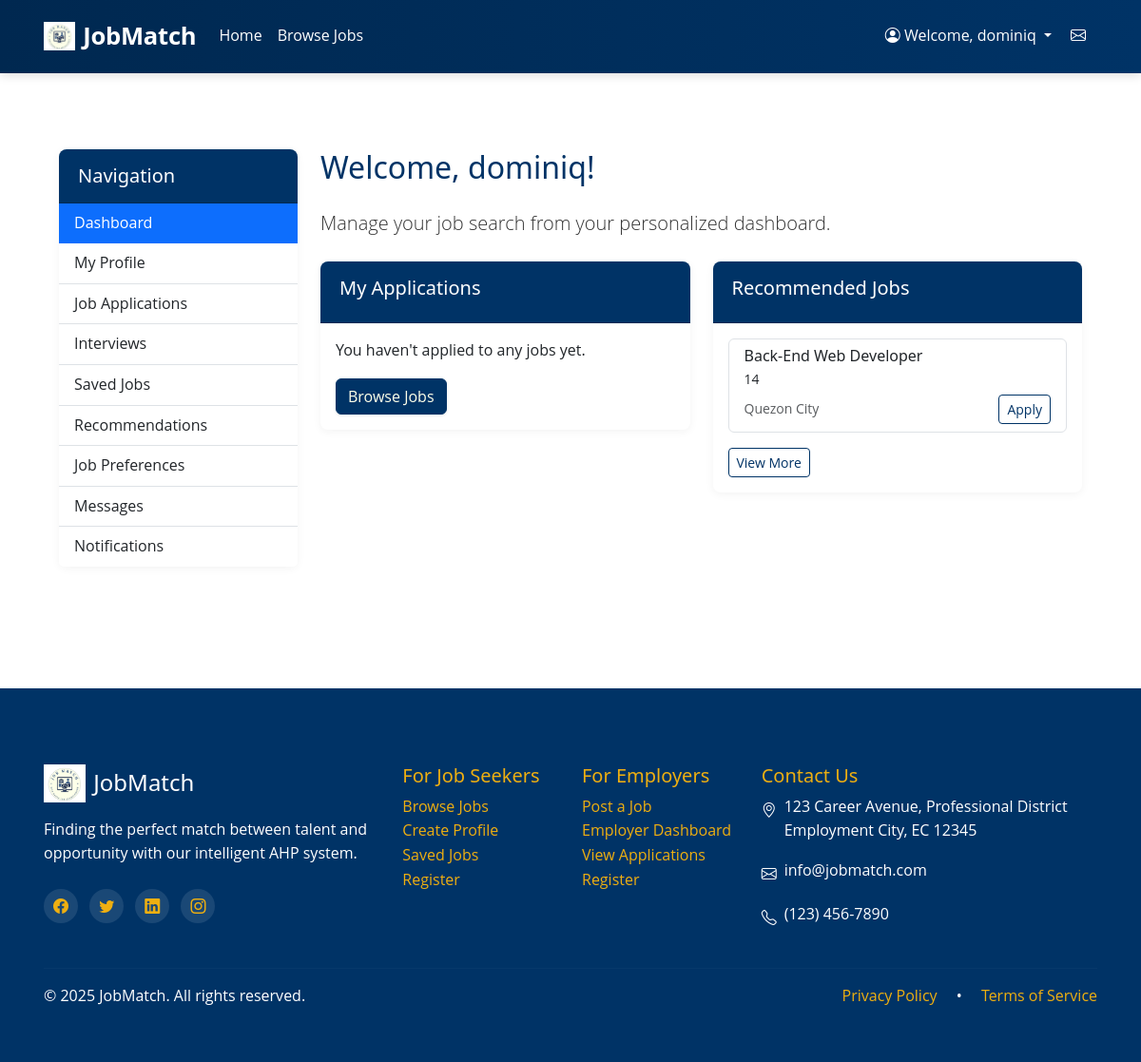
Page /user/dashboard.php (signed in) on the committed database.
### tables this page shows
CREATE TABLE `jobs` (
  `id` int NOT NULL,
  `title` varchar(255) NOT NULL,
  `description` text NOT NULL,
  `category_id` int NOT NULL,
  `location` varchar(255) NOT NULL,
  `salary` varchar(100) DEFAULT NULL,
  `posted_date` datetime DEFAULT CURRENT_TIMESTAMP,
  `employer_id` int DEFAULT NULL,
  `salary_min` decimal(10,2) DEFAULT NULL,
  `salary_max` decimal(10,2) DEFAULT NULL,
  `required_experience` int DEFAULT '0',
  `status` enum('pending','active','rejected','expired','filled') NOT NULL DEFAULT 'pending',
  `is_featured` tinyint(1) NOT NULL DEFAULT '0',
  `created_at` timestamp NULL DEFAULT CURRENT_TIMESTAMP,
  `job_type` enum('full_time','part_time','contract','internship','remote') NOT NULL DEFAULT 'full_time',
  `requirements` text,
  `responsibilities` text
);

CREATE TABLE `employer_profiles` (
  `id` int NOT NULL,
  `user_id` int NOT NULL,
  `company_name` varchar(255) NOT NULL,
  `company_description` text,
  `industry` varchar(100) DEFAULT NULL,
  `website` varchar(255) DEFAULT NULL,
  `phone` varchar(20) DEFAULT NULL,
  `address` varchar(255) DEFAULT NULL,
  `city` varchar(100) DEFAULT NULL,
  `state` varchar(100) DEFAULT NULL,
  `zip_code` varchar(20) DEFAULT NULL,
  `country` varchar(100) DEFAULT NULL,
  `logo_path` varchar(255) DEFAULT NULL
);

### user/dashboard.php (the view, shortened to what this page needs)
<?php
require_once '../config/db_connect.php';
$user_id = $_SESSION['user_id'];
$sql = "SELECT a.*, j.title as job_title, j.location, e.company_name
        FROM job_applications a
        JOIN jobs j ON a.job_id = j.id
        JOIN employer_profiles e ON j.employer_id = e.user_id
        WHERE a.user_id = ?
        ORDER BY a.apply_date DESC
        LIMIT 5";
$stmt = $conn->prepare($sql);
$stmt->bind_param("i", $user_id);
$stmt->execute();
$applications_result = $stmt->get_result();
$sql = "SELECT j.*, e.company_name
        FROM jobs j
        JOIN employer_profiles e ON j.employer_id = e.user_id
        LEFT JOIN job_applications a ON j.id = a.job_id AND a.user_id = ?
        WHERE a.id IS NULL
        ORDER BY j.posted_date DESC
        LIMIT 5";
$stmt = $conn->prepare($sql);
$stmt->bind_param("i", $user_id);
$stmt->execute();
$recommended_jobs = $stmt->get_result();
include '../includes/header.php';
?>
<div class="container py-4">
    <div class="row">
        <div class="col-md-3">
            <div class="card mb-4">
                <div class="card-header">
                    <h5 class="mb-0">Navigation</h5>
                </div>
                <div class="list-group list-group-flush">
                    <a href="dashboard.php" class="list-group-item list-group-item-action active">Dashboard</a>
                    <a href="profile.php" class="list-group-item list-group-item-action">My Profile</a>
                    <a href="applications.php" class="list-group-item list-group-item-action">Job Applications</a>
                    <a href="interviews.php" class="list-group-item list-group-item-action">Interviews</a>
                    <a href="saved-jobs.php" class="list-group-item list-group-item-action">Saved Jobs</a>
                    <a href="recommendations.php" class="list-group-item list-group-item-action">Recommendations</a>
                    <a href="preferences.php" class="list-group-item list-group-item-action">Job Preferences</a>
                    <a href="../messages/index.php" class="list-group-item list-group-item-action">Messages</a>
                    <a href="../notifications/index.php" class="list-group-item list-group-item-action">Notifications</a>
                </div>
            </div>
        </div>
        <div class="col-md-9">
            <h2>Welcome, <?php echo htmlspecialchars($_SESSION['username']); ?>!</h2>
            <p class="lead">Manage your job search from your personalized dashboard.</p>
            <div class="row mt-4">
                <div class="col-md-6">
                    <div class="card mb-4">
                        <div class="card-header">
                            <h5>My Applications</h5>
                        </div>
                        <div class="card-body">
                            <?php if ($applications_result->num_rows > 0): ?>
                                <ul class="list-group">
                                    <?php while ($app = $applications_result->fetch_assoc()): ?>
                                        <li class="list-group-item d-flex justify-content-between align-items-start">
                                            <div class="ms-2 me-auto">
                                                <div class="fw-bold"><?php echo htmlspecialchars($app['job_title']); ?></div>
                                                <?php echo htmlspecialchars($app['company_name']); ?>
                                                <span class="d-block small text-muted">
                                                    Applied: <?php echo date('M d, Y', strtotime($app['apply_date'])); ?>
                                                </span>
                                            </div>
                                            <span class="badge bg-<?php
                                                switch($app['status']) {
                                                    case 'pending': echo 'primary'; break;
                                                    case 'shortlisted': echo 'info'; break;
                                                    case 'interviewed': echo 'warning'; break;
                                                    case 'offered': echo 'success'; break;
                                                    case 'rejected': echo 'danger'; break;
                                                    default: echo 'secondary';
                                                }
                                            ?> rounded-pill">
                                                <?php echo ucfirst($app['status']); ?>
                                            </span>
                                        </li>
                                    <?php endwhile; ?>
                                </ul>
                                <div class="mt-3">
                                    <a href="applications.php" class="btn btn-outline-primary btn-sm">View All</a>
                                </div>
                            <?php else: ?>
                                <p class="card-text">You haven't applied to any jobs yet.</p>
                                <a href="../jobs/index.php" class="btn btn-primary">Browse Jobs</a>
                            <?php endif; ?>
                        </div>
                    </div>
                </div>
                <div class="col-md-6">
                    <div class="card mb-4">
                        <div class="card-header">
                            <h5>Recommended Jobs</h5>
                        </div>
                        <div class="card-body">
                            <?php if ($recommended_jobs->num_rows > 0): ?>
                                <ul class="list-group">
                                    <?php while ($job = $recommended_jobs->fetch_assoc()): ?>
                                        <li class="list-group-item">
                                            <h6 class="mb-1"><?php echo htmlspecialchars($job['title']); ?></h6>
                                            <p class="mb-1 small"><?php echo htmlspecialchars($job['company_name']); ?></p>
                                            <div class="d-flex justify-content-between align-items-center">
                                                <small class="text-muted"><?php echo htmlspecialchars($job['location']); ?></small>
                                                <a href="../jobs/apply.php?job_id=<?php echo $job['id']; ?>" class="btn btn-sm btn-outline-primary">Apply</a>
                                            </div>
                                        </li>
                                    <?php endwhile; ?>
                                </ul>
                                <div class="mt-3">
                                    <a href="recommendations.php" class="btn btn-outline-primary btn-sm">View More</a>
                                </div>
                            <?php else: ?>
                                <p class="card-text">Complete your profile to get job recommendations.</p>
                                <a href="profile.php" class="btn btn-primary">Update Profile</a>
                            <?php endif; ?>
                        </div>
                    </div>
                </div>
            </div>
        </div>
    </div>
</div>
<?php include '../includes/footer.php'; ?>

### assets/css/custom.css (style rules this page uses)
:root { --primary: #003366; --secondary: #8d251f; --accent: #eeaf11; --light: #feffe9; --light-gray: #dedbd5; --primary-hover: #004b8f; --accent-hover: #f7ba2c; }
body { background-color: #fff; color: #333; font-family: 'Segoe UI', system-ui, -apple-system, sans-serif; line-height: 1.6; }
.container { padding: 2rem 1rem; }
.btn-primary { background-color: var(--primary); border-color: var(--primary); color: var(--light); box-shadow: 0 1px 3px rgba(0,0,0,0.1); }
.btn-outline-primary { border-color: var(--primary); color: var(--primary); }
.card { border: none; border-radius: 8px; box-shadow: 0 2px 10px rgba(0,0,0,0.05); transition: all 0.2s ease; margin-bottom: 1.5rem; }
.card-header { background-color: var(--primary); color: white; border-radius: 8px 8px 0 0 !important; padding: 1rem 1.25rem; }
h2, h3 { margin-bottom: 1.5rem; color: var(--primary); }
.card, .stat-card, .category-card { transition: all 0.3s cubic-bezier(0.165, 0.84, 0.44, 1); }
h1, h2, h3, h4, h5, h6 { font-family: 'Montserrat', 'Segoe UI', system-ui, sans-serif; }
body { font-family: 'Open Sans', 'Segoe UI', system-ui, sans-serif; }

### rows in the picture
jobs: title "Back-End Web Developer", employer_profiles.company_name "14", location "Quezon City"

### other values in the picture
$_SESSION['username'] "dominiq"
